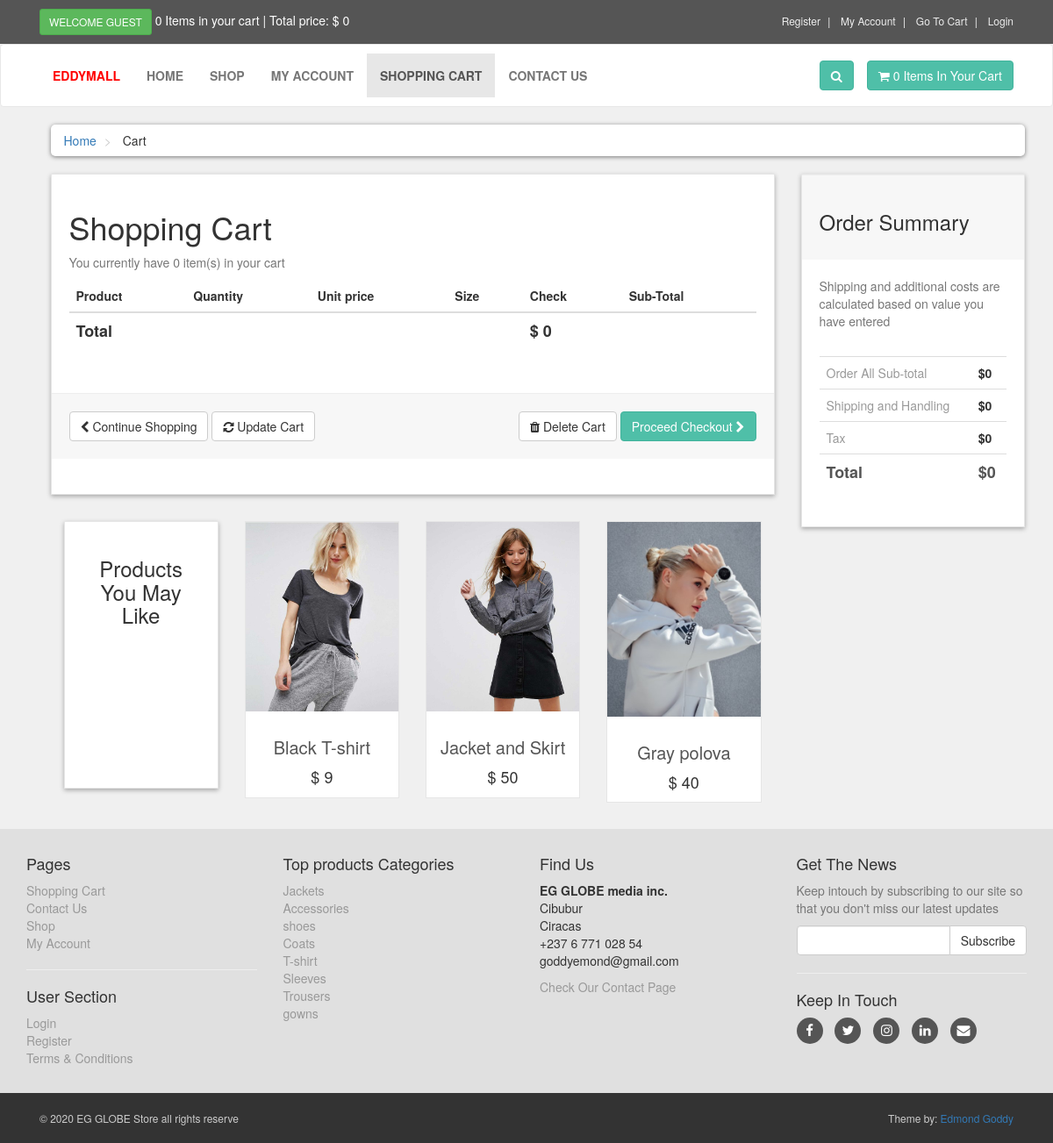
The app's page /cart.php with its own data.
### tables this page shows
CREATE TABLE `product` (
  `product_id` int(11) NOT NULL,
  `p_cat_id` int(11) NOT NULL,
  `cat_id` int(11) NOT NULL,
  `date` timestamp NOT NULL DEFAULT CURRENT_TIMESTAMP ON UPDATE CURRENT_TIMESTAMP,
  `product_title` text NOT NULL,
  `product_img1` text NOT NULL,
  `product_img2` text NOT NULL,
  `product_img3` text NOT NULL,
  `product_price` int(11) NOT NULL,
  `product_keywords` text NOT NULL,
  `product_desc` text NOT NULL,
  `Attachment` varchar(5) NOT NULL
);

CREATE TABLE `product_categories` (
  `p_cat_id` int(11) NOT NULL,
  `p_cat_title` text NOT NULL,
  `p_cat_desc` text NOT NULL
);

### cart.php (the view, shortened to what this page needs)
<?php
$active = "Cart";
include("includes/header.php");
?>
    <div id="content">
        <div class="container">
            <div class="col-md-12">
                <ul class="breadcrumb">
                    <li>
                        <a href="index.php">Home</a>
                    </li>
                    <li>
                        Cart
                    </li>
                </ul>
            </div>
            <div id="cart" class="col-md-9">
                <div class="box">
                    <form action="cart.php" method="post" enctype="multipart/form-data">
                        <h1>Shopping Cart</h1>
                        <?php
                         $sess = session_id();
                         $ip_add = getRealIpUser();
                         $select_cart = "SELECT * FROM cart WHERE ip_add='$ip_add' AND session_id='$sess'";
                         $run_cart = mysqli_query($con, $select_cart);
                         $count = mysqli_num_rows($run_cart);
                        ?>
                        <p class="text-muted">You currently have <?php echo $count;  ?> item(s) in your cart</p>
                        <div class="table-responsive">
                            <table class="table">
                                <thead>
                                    <tr>
                                        <th colspan="2">Product</th>
                                        <th>Quantity</th>
                                        <th>Unit price</th>
                                        <th>Size</th>
                                        <th colspan="1">Check</th>
                                        <th colspan="2">Sub-Total</th>
                                    </tr>
                                </thead>
                                    <?php
                                     $total = 0;
                                    ?>
                                <tfoot>
                                    <tr>
                                        <th colspan="5">Total</th>
                                        <th colspan="2"><?php echo "$ " . $total; ?></th>
                                    </tr>
                                </tfoot>
                            </table>
                        </div>
                        <div class="box-footer">
                            <div class="pull-left">
                                <a href="index.php" class="btn btn-default">
                                    <i class="fa fa-chevron-left"></i> Continue Shopping
                                </a>
                                <button type="submit" name="update" value="Update Cart" class="btn btn-default">
                                    <i class="fa fa-refresh"></i> Update Cart
                                </button>
                            </div>
                            <div class="pull-right">
                                <button type="submit" name="delete" value="Update Cart" class="btn btn-default">
                                    <i class="fa fa-trash"></i> Delete Cart
                                </button>
                                <a href="checkout_details.php" class="btn btn-primary">
                                    Proceed Checkout <i class="fa fa-chevron-right"></i>
                                </a>
                            </div>
                        </div>
                    </form>
                </div>
                <div id="row same-heigh-row">
                    <div class="col-md-3 col-sm-6">
                        <div class="box same-height headline">
                            <h3 class="text-center">Products You May Like</h3>
                        </div>
                    </div>
                    <?php
                    $get_products = "SELECT * FROM Product ORDER BY RAND() LIMIT 0,3";
                    $run_products = mysqli_query($con, $get_products) or die(mysqli_error($con));
                    while ($row_products = mysqli_fetch_array($run_products)) {
                        $pro_id = $row_products["product_id"];
                        $pro_title = $row_products["product_title"];
                        $pro_price = $row_products["product_price"];
                        $pro_img1 = $row_products["product_img1"];
                        echo "
                    <div class='col-md-3 col-sm-6 center-responsive'>
                        <div class='product same-height'>
                            <a href='details.php?pro_id=$pro_id'>
                                <img class='img-responsive' src='admin_area/product_images/$pro_img1' alt='product 6'>
                            </a>
                            <div class='text'>
                                <h3><a href='details.php?pro_id=$pro_id'>$pro_title</a></h3>
                                <p class='price'>$ $pro_price</p>
                            </div>
                        </div>
                    </div>
                        ";
                    }
                    ?>
                </div>
            </div>
            <div class="col-md-3">
                <div id="order-summary" class="box">
                    <div class="box-header">
                        <h3>Order Summary</h3>
                    </div>
                    <p class="text-muted">
                        Shipping and additional costs are calculated based on value you have entered
                    </p>
                    <div class="table-responsive">
                        <table class="table">
                            <tbody>
                                <tr>
                                    <td>Order All Sub-total</td>
                                    <th>$<?php echo $total; ?></th>
                                </tr>
                                <tr>
                                    <td>Shipping and Handling</td>
                                    <th>$0</th>
                                </tr>
                                <tr>
                                    <td>Tax</td>
                                    <th>$0</th>
                                </tr>
                                <tr class="total">
                                    <td>Total</td>
                                    <th>$<?php echo $total; ?></th>
                                </tr>
                            </tbody>
                        </table>
                    </div>
                </div>
            </div>
        </div>
    </div>
<?php
include("includes/footer.php");
?>
</body>
</html>

### includes/footer.php (shortened to what this page needs)
<div id="footer">
	<div class="container">
		<div class="row">
			<div class="col-sm-6 col-md-3">
				<h4>Pages</h4>
				<ul>
					<li><a href="cart.php">Shopping Cart</a></li>
					<li><a href="contact.php">Contact Us</a></li>
					<li><a href="shop.php">Shop</a></li>
					<li><a href="customer/my_account.php">My Account</a></li>
				</ul>
				<hr>
				<h4>User Section</h4>
				<ul>
					<li>
                        <?php
                        if (!@isset($_SESSION["customer_name"])) {
                         echo "<a href='checkout.php'>Login</a>";
                        }else{
                         echo "<a href='customer/my_account.php?my_orders'>My Account</a>";
                        }
                        ?>
					</li>
					<li>
                        <?php
                        if (!@isset($_SESSION["customer_name"])) {
                         echo "<a href='customer_register.php'>Register</a>";
                        }else{
                         echo "<a href='customer/my_account.php?edit_account'>Edit Account</a>";
                        }
                        ?>
                        <li><a href="terms.php">Terms & Conditions</a></li>
					</li>
				</ul>
			</div>
			<div class="col-sm-6 col-md-3">
				<h4>Top products Categories</h4>
				<ul>
<?php
$get_p_cats = "SELECT * FROM product_categories";
$run_p_cats = mysqli_query($con, $get_p_cats);
while ($row_p_cats = mysqli_fetch_array($run_p_cats)) {
	$p_cat_id = $row_p_cats["p_cat_id"];
	$p_cat_title = $row_p_cats["p_cat_title"];
	echo "
<li>
   <a href='shop.php?p_cat=$p_cat_id'>
     $p_cat_title
   </a>
</li>
	";
}
?>
				</ul>
			</div>
			<div class="col-sm-6 col-md-3">
				<h4>Find Us</h4>
				<p>
					<strong>EG GLOBE media inc.</strong>
					<br>Cibubur
					<br>Ciracas
					<br>+237 6 771 028 54
					<br>goddyemond@gmail.com
					<br><strong></strong>
				</p>
				<a href="contact.php">Check Our Contact Page</a>
			</div>
			<div class="col-sm-6 col-md-3">
				<h4>Get The News</h4>
				<p class="text-muted">
Keep intouch by subscribing to our site so that you don't miss our latest updates
				</p>
				<form action="" method="post">
	 				<div class="input-group">
						<input type="text" name="email" class="form-control">
						<span class="input-group-btn">
							<input type="submit" value="Subscribe" class="btn btn-default">
						</span>
					</div>
				</form>
				<hr>
				<h4>Keep In Touch</h4>
				<p class="social">
					<a target="_blank" href="https://web.facebook.com/edmond.goddy" class="fa fa-facebook"></a>
					<a target="_blank" href="#" class="fa fa-twitter"></a>
					<a target="_blank" href="#" class="fa fa-instagram"></a>
					<a target="_blank" href="https://www.linkedin.com/in/edmond-goddy-3b67b8225" class="fa fa-linkedin"></a>
					<a target="_blank" href="#" class="fa fa-envelope"></a>
				</p>
			</div>
		</div>
	</div>
</div>
<div id="copyright">
	<div class="container">
		<div class="col-md-6">
			<p class="pull-left">&COPY; 2020 EG GLOBE Store all rights reserve</p>
		</div>
		<div class="col-md-6">
			<p class="pull-right">Theme by: <a target="_blank" href="https://www.linkedin.com/in/edmond-goddy-3b67b8225">Edmond Goddy</a></p>
		</div>
	</div>
</div>

### styles/style.css (style rules this page uses)
body { font-size: 14px; line-height: 1.42857143; color: #333333; background: #f0f0f0; overflow-x: hidden; padding-bottom: ; }
.btn-primary { color: rgb(255,255,255); background: rgb(79,191,168); border-color: rgb(65,179,156); }
.box { background: #ffffff; margin: 0 0 30px; border: solid 1px #e6e6e6; box-sizing: border-box; padding: 20px; box-shadow: 0 2px 5px rgba(0,0,0,0.3); }
#content { padding-left: 25px; }
#content .product { background: #ffffff; border: solid 1px #e6e6e6; margin-bottom: 30px; box-sizing: border-box; }
#content .product .text { padding: 10px 10px 0px; }
#content .product .text p.price { font-size: 18px; text-align: center; font-weight: 400; }
#content .product .text h3 { text-align: center; font-size: 20px; }
#content .product .text h3 a { color: rgb(85,85,85); }
#content .headline { height: 305px; }
#content #cart .table tfoot { font-size: 18px; }
.box .box-footer { background-color: #f7f7f7; margin: 30px -20px 20px; padding: 20px; border-top: 1px solid #eeeeee; }
.box .box-footer:before, .box .box-footer:after { content: ""; display: table; }
.box .box-footer:after { clear: both; }
.box .box-header { background-color: #f7f7f7; margin: -20px -20px 20px; padding: 20px; border-top: 1px solid #eeeeee; }
#content #order-summary table { margin-top: 20px; }
#content #order-summary table td { color: #999999; }
#content #order-summary table tr.total td, #content #order-summary table tr.total th { font-size: 18px; color: #555555; font-weight: 700; }
#footer { background: #e0e0e0; padding: 20px 0; }
#footer a { color: #999999; padding: 0; text-decoration: none; }
#footer ul { list-style: none; padding-left: 0; }
#footer .social { text-align: left; }
#footer .social a { margin: 0 10px 0 0; display: inline-block; color: #ffffff; width: 30px; height: 30px; border-radius: 15px; line-height: 30px; font-size: 15px; text-align: center; vertical-align: bottom; background: #555555; text-decoration: none; }
#copyright { background: #333333; color: #cccccc; padding: 20px 0; font-size: 12px; }
#copyright p { margin: 0; }
.breadcrumb { padding: 8px 15px; margin-bottom: 20px; background: #ffffff; border-radius: 5px; box-shadow: 0 1px 5px rgba(0,0,0,0.5); }
.breadcrumb> li + li:before { content: ">\00a0"; color: #cccccc; }

### records on screen
product: product_img1 (picture), product_title "Black T-shirt", product_price "9"
product: product_img1 (picture), product_title "Jacket and Skirt", product_price "50"
product: product_img1 (picture), product_title "Gray polova", product_price "40"
product_categories: p_cat_title "Jackets"
product_categories: p_cat_title "Accessories"
product_categories: p_cat_title "shoes"
product_categories: p_cat_title "Coats"
product_categories: p_cat_title "T-shirt"
product_categories: p_cat_title "Sleeves"
product_categories: p_cat_title "Trousers"
product_categories: p_cat_title "gowns"

### other values on screen
$count_items "0 0"
$total "0"
$count "0"
